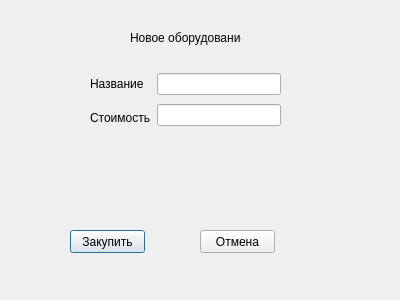
<?xml version="1.0" encoding="UTF-8"?>
<ui version="4.0">
 <class>Dialog</class>
 <widget class="QDialog" name="Dialog">
  <property name="geometry">
   <rect>
    <x>0</x>
    <y>0</y>
    <width>400</width>
    <height>300</height>
   </rect>
  </property>
  <property name="windowTitle">
   <string>Dialog</string>
  </property>
  <widget class="QLabel" name="label">
   <property name="geometry">
    <rect>
     <x>130</x>
     <y>30</y>
     <width>111</width>
     <height>16</height>
    </rect>
   </property>
   <property name="text">
    <string>Новое оборудование</string>
   </property>
  </widget>
  <widget class="QPushButton" name="buy">
   <property name="geometry">
    <rect>
     <x>70</x>
     <y>230</y>
     <width>75</width>
     <height>23</height>
    </rect>
   </property>
   <property name="text">
    <string>Закупить</string>
   </property>
  </widget>
  <widget class="QPushButton" name="exit">
   <property name="geometry">
    <rect>
     <x>200</x>
     <y>230</y>
     <width>75</width>
     <height>23</height>
    </rect>
   </property>
   <property name="text">
    <string>Отмена</string>
   </property>
  </widget>
  <widget class="QWidget" name="">
   <property name="geometry">
    <rect>
     <x>90</x>
     <y>70</y>
     <width>191</width>
     <height>61</height>
    </rect>
   </property>
   <layout class="QHBoxLayout" name="horizontalLayout">
    <item>
     <layout class="QVBoxLayout" name="verticalLayout_2">
      <item>
       <widget class="QLabel" name="label_2">
        <property name="text">
         <string>Название</string>
        </property>
       </widget>
      </item>
      <item>
       <widget class="QLabel" name="label_3">
        <property name="text">
         <string>Стоимость</string>
        </property>
       </widget>
      </item>
     </layout>
    </item>
    <item>
     <layout class="QVBoxLayout" name="verticalLayout">
      <item>
       <widget class="QLineEdit" name="thing"/>
      </item>
      <item>
       <widget class="QLineEdit" name="price"/>
      </item>
     </layout>
    </item>
   </layout>
  </widget>
 </widget>
 <resources/>
 <connections/>
</ui>
